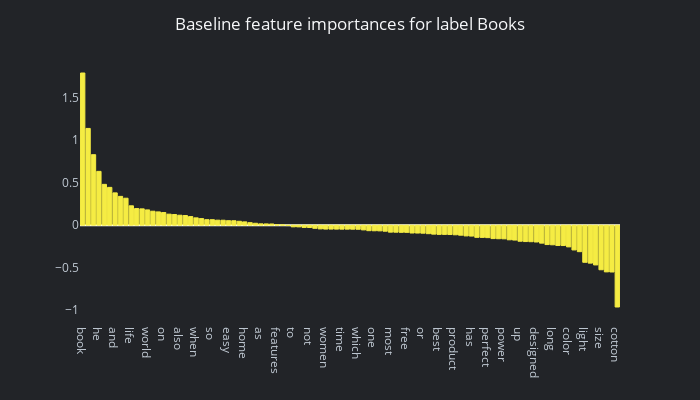

Notebook code for this chart:
### Code cell
vis.show_lr_feature_importance(lr, 0, count_vectorizer, is_hn_style=True)

### Figure 1 — Plotly figure (JSON) as saved in the notebook; plotly's stock layout.template omitted (floating-point values rounded to 4 significant figures)
{"data": [{"alignmentgroup": "True", "hovertemplate": "x=%{x}<br>y=%{y}<extra></extra>", "legendgroup": "", "marker": {"color": "#f5ec43", "line": {"color": "#f5ec43", "width": 1}, "pattern": {"shape": ""}}, "name": "", "offsetgroup": "", "orientation": "v", "showlegend": false, "textposition": "auto", "type": "bar", "x": ["book", "author", "of", "he", "their", "table", "and", "was", "that", "life", "but", "the", "world", "in", "other", "on", "men", "can", "also", "well", "you", "when", "about", "by", "so", "all", "new", "easy", "are", "have", "home", "an", "10", "as", "great", "into", "features", "like", "from", "to", "water", "material", "not", "they", "design", "women", "no", "make", "time", "our", "usb", "which", "more", "any", "one", "used", "out", "most", "we", "high", "free", "at", "100", "or", "be", "for", "best", "very", "comes", "product", "these", "made", "has", "is", "its", "perfect", "quality", "this", "power", "look", "it", "up", "will", "use", "designed", "his", "style", "long", "fit", "your", "color", "set", "soft", "light", "white", "steel", "size", "black", "with", "cotton"], "xaxis": "x", "y": [1.791, 1.139, 0.8295, 0.6332, 0.4802, 0.4447, 0.38, 0.3388, 0.3172, 0.2279, 0.1955, 0.1919, 0.1797, 0.1643, 0.1562, 0.1487, 0.1296, 0.1254, 0.117, 0.1137, 0.101, 0.08604, 0.07749, 0.06464, 0.06452, 0.05881, 0.05821, 0.05274, 0.05224, 0.04579, 0.03868, 0.02926, 0.02234, 0.0157, 0.01483, 0.01406, 0.005033, 0.003513, -0.004745, -0.01956, -0.0201, -0.02628, -0.0273, -0.03674, -0.04376, -0.04594, -0.04596, -0.04631, -0.04696, -0.04697, -0.0474, -0.04822, -0.05556, -0.06468, -0.06598, -0.06691, -0.07112, -0.08216, -0.08275, -0.08433, -0.08436, -0.0924, -0.09263, -0.09445, -0.09977, -0.1056, -0.1084, -0.1086, -0.1099, -0.1131, -0.1181, -0.1263, -0.1283, -0.1431, -0.1438, -0.1466, -0.1579, -0.1595, -0.1605, -0.1722, -0.1752, -0.189, -0.1926, -0.1944, -0.198, -0.2115, -0.2281, -0.2309, -0.2388, -0.2397, -0.2552, -0.2915, -0.3117, -0.4368, -0.4466, -0.4678, -0.5246, -0.5495, -0.5511, -0.9629], "yaxis": "y"}], "layout": {"barmode": "relative", "font": {"color": "#c1cad4"}, "height": 400, "legend": {"tracegroupgap": 0}, "margin": {"t": 60}, "paper_bgcolor": "#222428", "plot_bgcolor": "#222428", "title": {"font": {"color": "#f6f7f9"}, "text": "Baseline feature importances for label Books", "x": 0.5}, "width": 700, "xaxis": {"anchor": "y", "domain": [0, 1], "showgrid": false, "title": {}}, "yaxis": {"anchor": "x", "domain": [0, 1], "showgrid": false, "title": {}}}}
